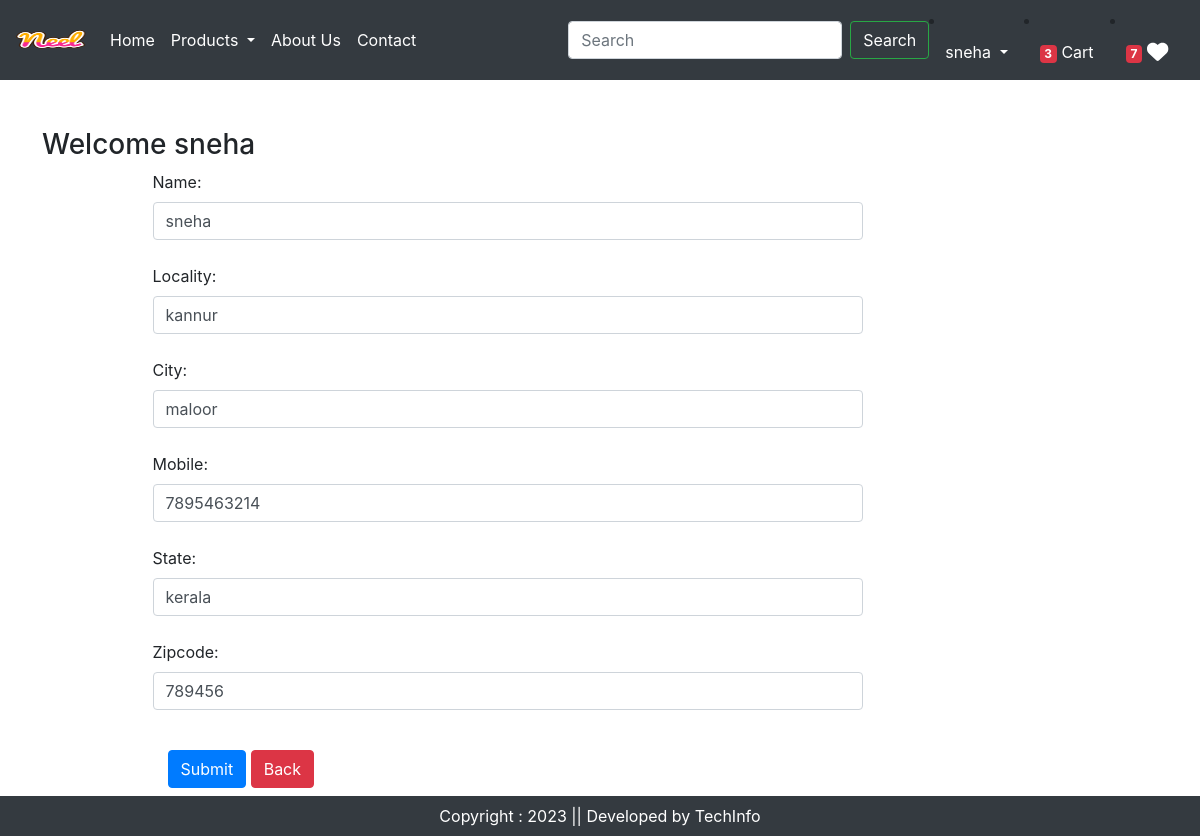
Screenshot of /UpdateAddress/5/ (signed in) with the database file from the repository.
### ecom_app/models.py (models this page shows, shortened)
class Customer(models.Model):
    user=models.ForeignKey(User,on_delete=models.CASCADE)
    name=models.CharField(max_length=200)
    locality=models.CharField(max_length=200)
    city=models.CharField(max_length=50)
    mobile=models.IntegerField(default=0)
    zipcode=models.IntegerField()
    state=models.CharField(choices=STATE_CHOICES,max_length=100)

### ecom_app/views.py (the view, shortened to what this page needs)
# urls.py: path('UpdateAddress/<int:pk>/', views.UpdateAddress.as_view(), name='UpdateAddress'),
@method_decorator(login_required,name='dispatch')
class UpdateAddress(View):
    def get(self,request,pk):
        add=Customer.objects.get(pk=pk)
        form = CustomerProfileForm(instance=add)
        totalitem = 0
        wishitem = 0
        if request.user.is_authenticated:
            totalitem = len(Cart.objects.filter(user=request.user))
            whishitem = len(Whishlist.objects.filter(user=request.user))
        return render(request, 'update_address.html', locals())

### ecom_app/forms.py
class CustomerProfileForm(forms.ModelForm):
    class Meta:
        model=Customer
        fields = ['name', 'locality', 'city', 'mobile','state','zipcode']
        widgets={
            'name' : forms.TextInput(attrs={'class': 'form-control'}),
            'locality': forms.TextInput(attrs={'class': 'form-control'}),
            'city': forms.TextInput(attrs={'class': 'form-control'}),
            'mobile': forms.NumberInput(attrs={'class': 'form-control'}),
            'state': forms.Select(attrs={'class': 'form-control'}),
            'zipcode': forms.NumberInput(attrs={'class': 'form-control'}),
        }

### template/update_address.html (shortened to what this page needs)
{% extends 'base.html' %}
{% load static %}
{% block main-content %}
<div class="container my-5">
    <div class="row">
        <h3>Welcome <span class="text-Capitalize">{{request.user}}</span></h3>
    </div>
    <div class="col-sm-8 offset-sm-1">
        <form action="" method="post">
            {% for fm in form %}
                {{fm.label_tag}} {{fm}} <small class="text-danger">{{fm.errors|striptags}}</small><br>
            {% endfor %}
            <div class="col-12 mt-3">
                <button type="submit" class="btn btn-primary">Submit</button>
                <a href="{% url 'address' %}" type="button" class="btn btn-danger">Back</a>
            </div>
        </form>
    </div>
</div>
{% endblock main-content %}

### template/base.html (shortened to what this page needs)
{% load static %}
<!DOCTYPE html>
<html lang="en">
<head>
  <link href="https://cdn.jsdelivr.net/npm/bootstrap@5.0.2/dist/css/bootstrap.min.css" rel="stylesheet">
<link rel="stylesheet" href="https://cdn.jsdelivr.net/npm/bootstrap@4.4.1/dist/css/bootstrap.min.css">
<link rel="stylesheet" href="{% static 'css/owl.carousel.min.css' %}">
    <link rel="stylesheet" href="{% static 'css/style.css' %}">
    <link rel="stylesheet" href="{% static 'css/all.min.css' %}">
</head>
<body>
<nav class="navbar navbar-expand-lg navbar-dark bg-dark">
  <a class="navbar-brand" href="#">
    <img src="{% static 'images/Neel.png' %}" width="70" height="40">
  </a>
  <div class="collapse navbar-collapse" id="navbarSupportedContent">
    <ul class="navbar-nav mr-auto">
      {% if request.user.is_authenticated %}
      <li class="nav-item active">
        <a class="nav-link" href="/">Home <span class="sr-only">(current)</span></a>
      </li>
      <li class="nav-item dropdown">
        <a class="nav-link dropdown-toggle text-white" href="#" id="navbarDropdown" role="button" data-toggle="dropdown" aria-haspopup="true" aria-expanded="false">
          Products
        </a>
      </li>
      <li class="nav-item">
        <a class="nav-link text-white" href="{% url 'about' %}" tabindex="-1" aria-disabled="true">About Us</a>
      </li>
      <li class="nav-item">
        <a class="nav-link text-white" href="{% url 'contact' %}" tabindex="-1" aria-disabled="true">Contact</a>
      </li>
    </ul>
    <form class="form-inline my-2 my-lg-0" action="/search">
      <input class="form-control mr-sm-2" type="search" placeholder="Search" aria-label="Search">
      <button class="btn btn-outline-success my-2 my-sm-0 text-white" type="submit">Search</button>
    </form>
    <li class="nav-item dropdown">
        <a class="nav-link dropdown-toggle text-white" href="#" id="profileDropdown" role="button" data-toggle="dropdown" aria-haspopup="true" aria-expanded="false">
          {{request.user}}
        </a>
      </li>
      <li class="nav-item">
        <a class="nav-link text-white" href="{% url 'showcart' %}" tabindex="-1" aria-disabled="true"><span class="badge bg-danger">{% if totalitem > 0 %} {{totalitem}} {% endif %}</span> Cart</a>
      </li>
      <li class="nav-item">
        <a class="nav-link text-white" href="{% url 'wishlist' %}" tabindex="-1" aria-disabled="true"><span class="badge bg-danger">{% if whishitem > 0 %} {{whishitem }} {% endif %}</span> <i class="fas fa-heart fa-lg"></i></a>
      </li>
    {% endif %}
  </div>
</nav>
{% block main-content %} {% endblock main-content %}
<footer class="container-fluid bg-dark text-center text-white fixed-bottom p-2 mt-5">
  Copyright : 2023 || Developed by TechInfo
</footer>
</body>
</html>

### rows the page displays
Customer: form "sneha" "kannur" "maloor" "7895463214" "kerala" "789456"

### other values shown
{{ request.user }} "sneha"
{{ totalitem }} "3"
{{ whishitem }} "7"
{{ fm.label_tag }} "Name:" "Locality:" "City:" "Mobile:" "State:" "Zipcode:"
